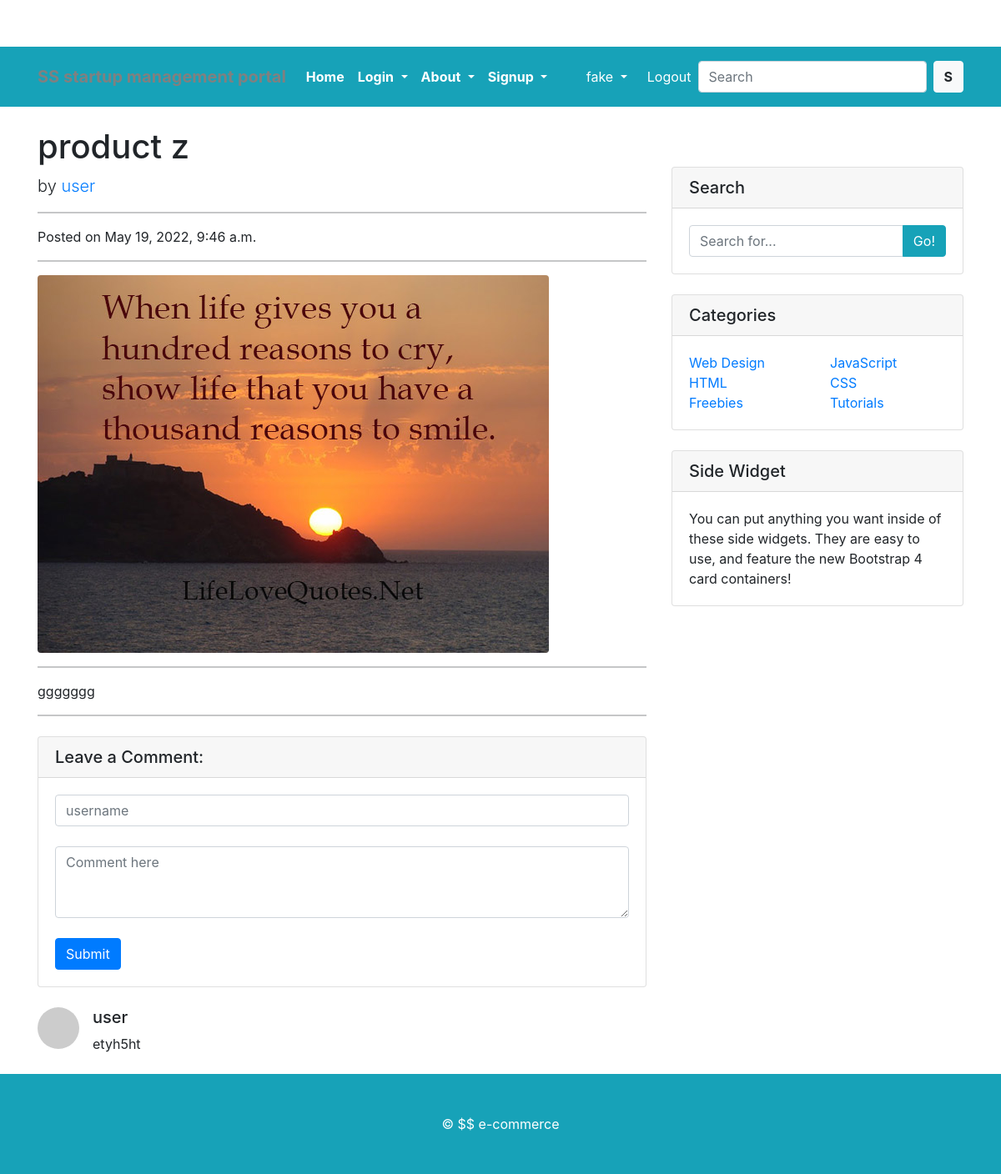
Screenshot of /profuct z (signed in) with the database file from the repository.
### SGapp/models.py (models this page shows, shortened)
class User(AbstractUser):
    is_user = models.BooleanField(default=False)
    is_mentor = models.BooleanField(default=False)

class Blog_Post(models.Model):
    image = models.ImageField(upload_to = 'img')
    title = models.CharField(max_length= 200)
    body = models.TextField()
    slug = models.SlugField()
    writer = models.ForeignKey(User, on_delete = models.CASCADE)
    created_on = models.DateTimeField(auto_now = True)

class Comment(models.Model):
    commenter = models.CharField(max_length = 50)
    body = models.TextField()
    post = models.ForeignKey(Blog_Post, on_delete = models.CASCADE, related_name='comments')

### SGapp/views.py (the view)
# urls.py: path('<str:slug>', views.blog_detailView, name = 'blog_detail'),
@user_required
def blog_detailView(request, slug):
    post = Blog_Post.objects.get(slug = slug)
    comments = post.comments.all()
    new_comment = None
    if request.method == 'POST':
        form = CommentForm(request.POST)
        if form.is_valid():
            new_comment = form.save(commit=False)
            new_comment.post = post
            new_comment.save()
            messages.success(request, 'User commented successfully!')
            return HttpResponseRedirect(reverse('blog_detail', args = [str(post.slug)]))
    else:
        form = CommentForm()
    return render(request, 'blog_detail.html', {'post': post, 'form': form, 'comments':comments, 'new_comment':new_comment})

### SGapp/forms.py
class CommentForm(forms.ModelForm):
    commenter = forms.CharField(max_length=20, widget=forms.TextInput(attrs={
        'class': 'form-control', 'placeholder':'username'
    }))
    body = forms.CharField(max_length=100, widget = forms.Textarea(attrs={
        'class': 'form-control', 'placeholder': 'Comment here', 'rows': 3
    }))
    class Meta:
        model = Comment
        fields = ['commenter', 'body']

### SGapp/templates/blog_detail.html (shortened to what this page needs)
{% extends 'basex.html' %}
  {%  block content %}
  <div class="container">
    <div class="row">
      <div class="col-lg-8">
        <h1 class="mt-4">{{post.title}}</h1>
        <p class="lead">
          by
          <a href="#">{{post.writer}}</a>
        </p>
        <hr>
        <p>Posted on {{post.created_on}}</p>
        <hr>
        <img class="img-fluid rounded" src="{{post.image.url}}" alt="">
        <hr>
        <p>{{post.body}}</p>
        <hr>
        <div class="card my-4">
          <h5 class="card-header">Leave a Comment:</h5>
          <div class="card-body">
            <form method="POST">
               {{form.commenter}} <br>
              {{form.body}}<br>
              <button type="submit" class="btn btn-primary">Submit</button>
            </form>
          </div>
        </div>
        {% for comment in comments %}
        <div class="media mb-4">
          <img class="d-flex mr-3 rounded-circle" src="http://placehold.it/50x50" alt="">
          <div class="media-body">
            <h5 class="mt-0">{{comment.commenter}}</h5>
            {{comment.body}}
          </div>
        </div>
        {% endfor %}
      </div>
     {% endblock %}

### templates/basex.html (shortened to what this page needs)
<!DOCTYPE html>
{% load static %}
<html lang="en">
<head>
  <ink href="https://cdn.jsdelivr.net/npm/bootstrap@5.0.0-beta1/dist/css/bootstrap.min.css" rel="stylesheet">
    <link href="https://cdn.jsdelivr.net/npm/bootstrap@5.0.1/dist/css/bootstrap.min.css" rel="stylesheet">
    <link rel="stylesheet" href="{% static 'app/css/owl.carousel.min.css' %}">
    <link rel="stylesheet" href="{% static 'app/css/all.min.css' %}">
    <link rel="stylesheet" href="{% static 'app/css/style.css' %}">
    <link href="https://cdn.jsdelivr.net/npm/bootstrap@5.0.2/dist/css/bootstrap.min.css" rel="stylesheet">
  <link href="{% static 'vendor/bootstrap/css/bootstrap.min.css' %}" rel="stylesheet">
  <link href="{% static 'css/blog-home.css' %}" rel="stylesheet">
</head>
<body>
<nav class="navbar navbar-expand-lg navbar-dark pt-3 pb-3 bg-info " >
  <div class="container">
    <a style =" color:grey;" class="navbar-brand" href="/"><b>SS startup management portal </b></a>
    <div class="collapse navbar-collapse" id="navbarSupportedContent">
      <ul class="navbar-nav me-auto mb-2 mb-lg-0">
        <li class="nav-item">
          <a class="nav-link active" aria-current="page" href="{% url 'home' %}"><b>Home</b></a>
        </li>
        <li class="nav-item dropdown">
          <a class="nav-link dropdown-toggle text-white" href="#" id="electronicsDropdown" role="button" data-bs-toggle="dropdown" aria-expanded="false">
            <b>Login</b>
          </a>
        </li>
          <li class="nav-item dropdown">
          <a class="nav-link dropdown-toggle text-white" href="#" id="electronicsDropdown" role="button" data-bs-toggle="dropdown" aria-expanded="false">
            <b>About</b>
          </a>
        </li>
        <li class="nav-item dropdown">
          <a class="nav-link dropdown-toggle text-white" href="#" id="electronicsDropdown" role="button" data-bs-toggle="dropdown" aria-expanded="false">
            <b>Signup</b>
          </a>
        </li>
      </ul>
      <div>
       <ul class="navbar-nav me-auto mb-2 mb-lg-0">
        <li class="nav-item dropdown mx-2">
           <a class="nav-link dropdown-toggle text-white" href="#" id="profileDropdown" role="button" data-bs-toggle="dropdown" aria-expanded="false">
             {{ request.user }}
           </a>
       {% if request.user.is_authenticated %}
       <li>
          <a href="{% url 'logout_x' %}" class="nav-link text-white"> Logout </a>
        </li>
        {% endif %}
       </ul>
      </div>
      <form class="d-flex">
        <input class="form-control me-2" type="search" placeholder="Search" aria-label="Search">
        <button class="btn btn-light" type="submit"><b>S</b></button>
      </form>
    </div>
  </div>
 </nav>
  {% block content%}{% endblock %}
  <div class="col-md-4 mt-5">
    <div class="card my-4">
      <h5 class="card-header">Search</h5>
      <div class="card-body">
        <div class="input-group">
          <input type="text" class="form-control" placeholder="Search for...">
          <span class="input-group-append">
            <button class="btn btn-info" type="button">Go!</button>
          </span>
        </div>
      </div>
    </div>
    <div class="card my-4">
      <h5 class="card-header">Categories</h5>
      <div class="card-body">
        <div class="row">
          <div class="col-lg-6">
            <ul class="list-unstyled mb-0">
              <li>
                <a href="#">Web Design</a>
              </li>
              <li>
                <a href="#">HTML</a>
              </li>
              <li>
                <a href="#">Freebies</a>
              </li>
            </ul>
          </div>
          <div class="col-lg-6">
            <ul class="list-unstyled mb-0">
              <li>
                <a href="#">JavaScript</a>
              </li>
              <li>
                <a href="#">CSS</a>
              </li>
              <li>
                <a href="#">Tutorials</a>
              </li>
            </ul>
          </div>
        </div>
      </div>
    </div>
    <div class="card my-4">
      <h5 class="card-header">Side Widget</h5>
      <div class="card-body">
        You can put anything you want inside of these side widgets. They are easy to use, and feature the new Bootstrap 4 card containers!
      </div>
    </div>
  </div>
</div>
</div>
<footer class="py-5 bg-info">
<div class="container">
  <p class="m-0 text-center text-white"> &copy; $$ e-commerce</p>
</div>
</footer>
</body>
</html>

### static/css/blog-home.css (style rules this page uses)
body { padding-top: 56px; }

### rows the page displays
User: user "fake"
Blog_Post: title "product z", writer "user", created_on "May 19, 2022, 9:46 a.m.", image (picture), body "ggggggg"
Comment: commenter "user", body "etyh5ht"
